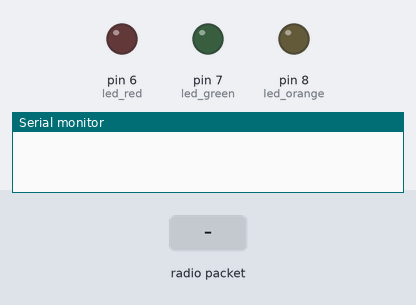
This sketch was run on a simulated Arduino Uno, built with avr-gcc and run on an emulated ATmega328P. Parts: output pins drawn as LEDs (lit = HIGH), the last lines printed to the serial monitor. The inputs (shaded band) are chosen by the test bench. No radio packets arrive unless stated.

Above: at 1.2 s.
1.3 s: radio packet "led_red" arrives
At 1.6 s:
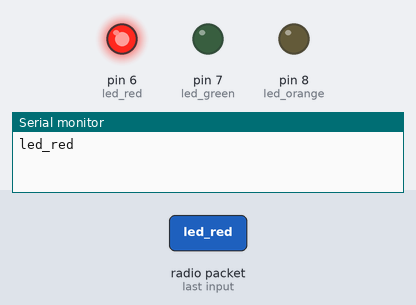
3.3 s: radio packet "led_green" arrives
At 3.7 s:
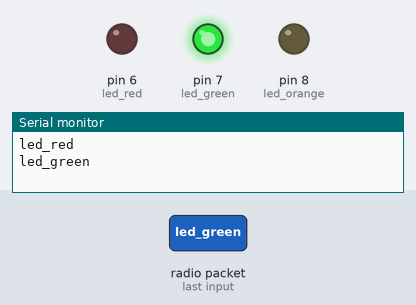
5.3 s: radio packet "led_orange" arrives
At 5.7 s:
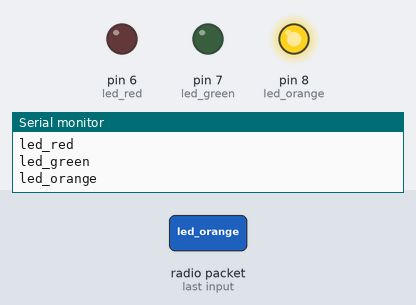
Timing chart, 0 to 8.3 s (numbered marks = the images above; inputs shaded):
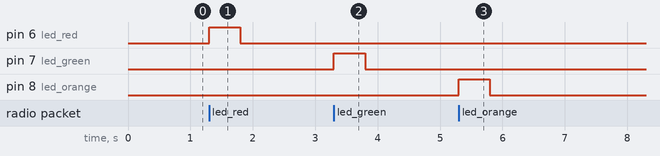

Measured:
- after the input at 1.3 s, pin 6 (led_red): LOW → HIGH at once, → LOW 0.50 s later
- after the input at 3.3 s, pin 7 (led_green): LOW → HIGH at once, → LOW 0.50 s later
- after the input at 5.3 s, pin 8 (led_orange): LOW → HIGH at once, → LOW 0.50 s later

The sketch:

rx_centrale.ino
```cpp
#include <SPI.h>
#include <nRF24L01.h>
#include <RF24.h>

RF24 radio(9, 10); // CE, CSN

const byte address[6] = "00001";

int led_red = 6;
int led_green = 7;
int led_orange = 8;

void setup() {
  Serial.begin(9600);

  radio.begin();
  radio.openReadingPipe(0, address);
  radio.setPALevel(RF24_PA_LOW);
  radio.setDataRate(RF24_250KBPS);
  radio.setChannel(108);
  radio.startListening();

  pinMode(led_red, OUTPUT);
  pinMode(led_green, OUTPUT);
  pinMode(led_orange, OUTPUT);
}

void loop() {

  if (radio.available()) {
    char text[32] = "";
    radio.read(&text, sizeof(text));
    Serial.println(text);
    if(strcmp(text,"led_red")==0){
      digitalWrite(led_red, HIGH);
      delay(500);
    } else if(strcmp(text,"led_green")==0){
      digitalWrite(led_green, HIGH);
      delay(500);
    } else if(strcmp(text,"led_orange")==0){
      digitalWrite(led_orange, HIGH);
      delay(500);
    }
  }
  digitalWrite(led_red, LOW);
  digitalWrite(led_green, LOW);
  digitalWrite(led_orange, LOW);
}
```
